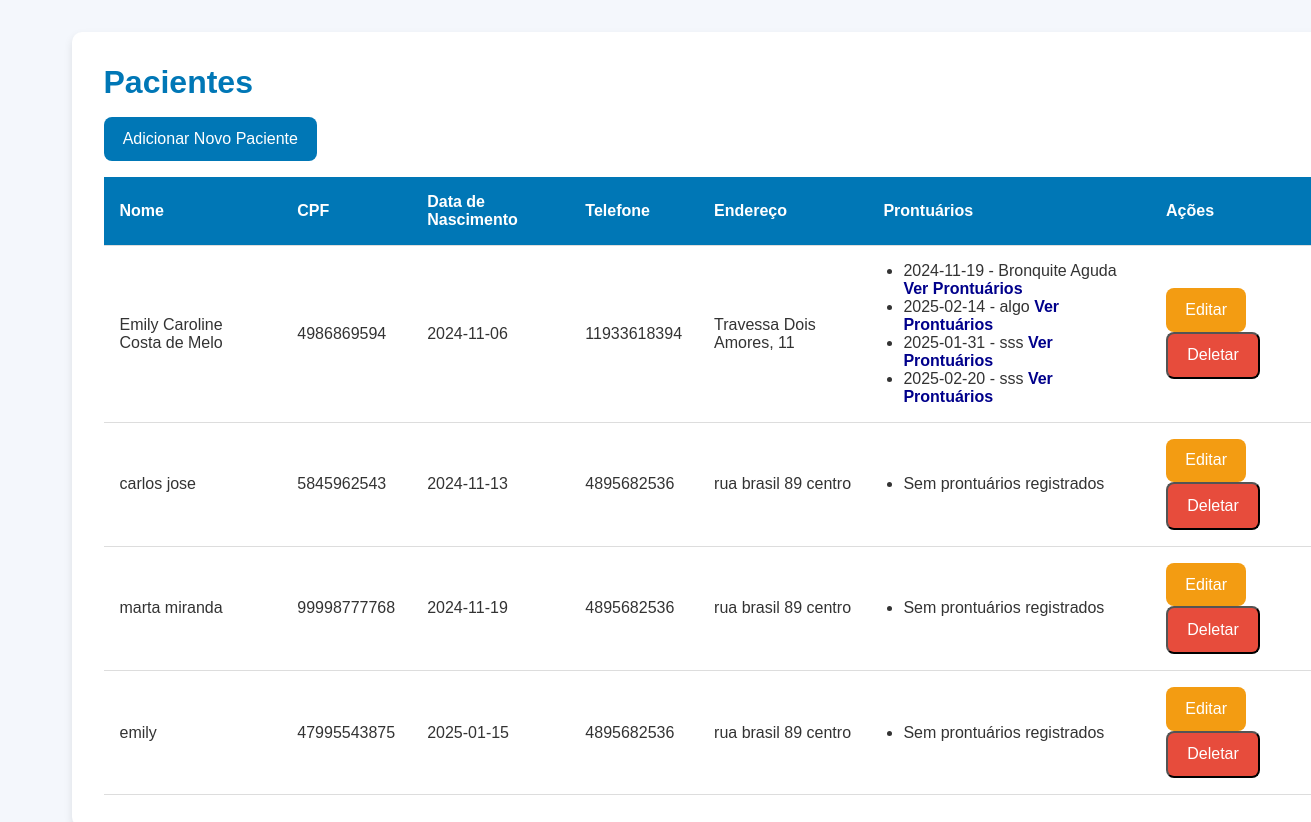
/pacientes/, run on an earlier commit of the app's database.
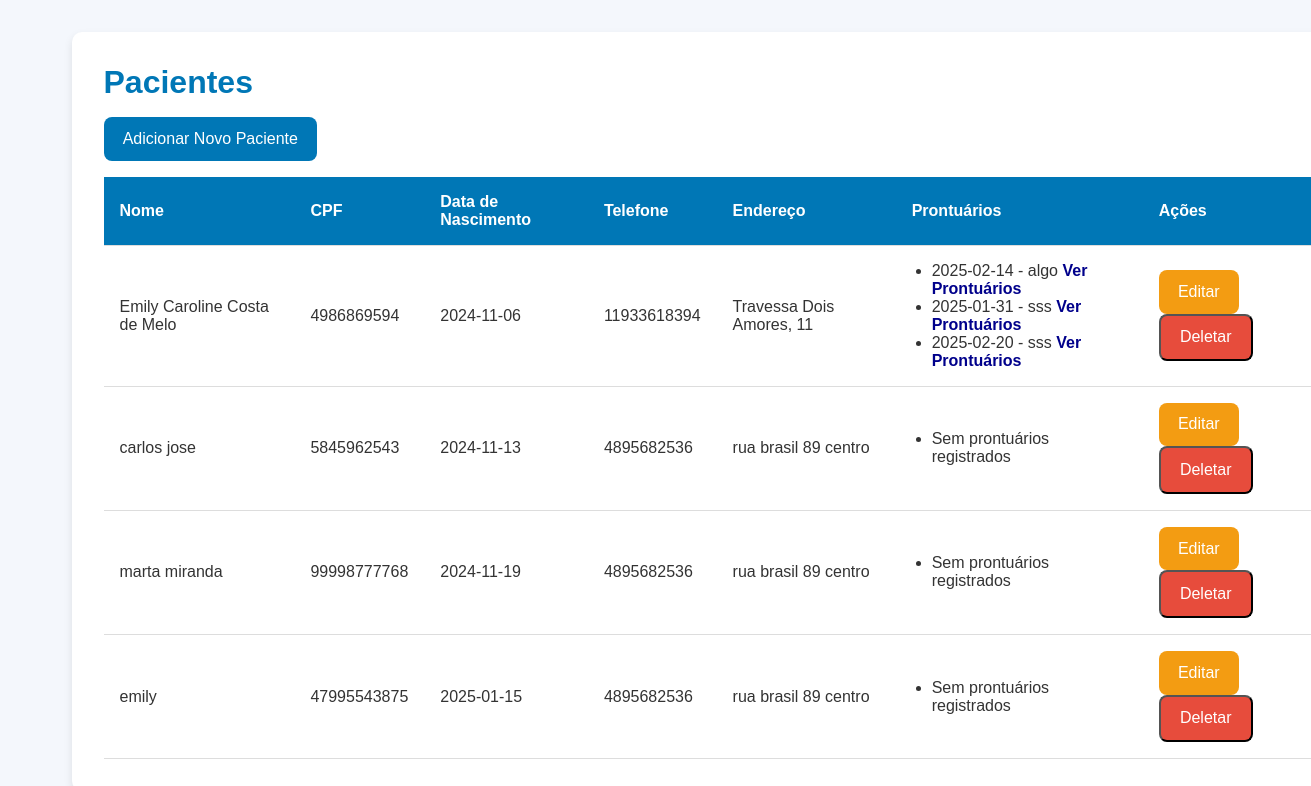
And on a later commit of the database.
### models.py (models this page shows)
class Paciente(db.Model):
    id = db.Column(db.Integer, primary_key=True)
    nome = db.Column(db.String(120), nullable=False)
    cpf = db.Column(db.String(11), unique=True, nullable=False)
    telefone = db.Column(db.String(15))
    endereco = db.Column(db.String(255))
    data_nascimento = db.Column(db.Date, nullable=False)
    prontuarios = db.relationship('Prontuario', backref='paciente_relacao', lazy=True)
    consultas = db.relationship('Consulta', backref='paciente_relacao', lazy=True)
    agendamentos = db.relationship('Agendamento', backref='paciente_relacao', lazy=True)

class Prontuario(db.Model):
    id = db.Column(db.Integer, primary_key=True)
    data = db.Column(db.Date, nullable=False)
    diagnostico = db.Column(db.String(255))
    prescricoes = db.Column(db.String(255))
    paciente_id = db.Column(db.Integer, db.ForeignKey('paciente.id'), nullable=False)
    paciente = db.relationship('Paciente', backref='prontuarios_relacao')

### controllers/paciente_controller.py (the view)
@paciente_bp.route('/')
def listar_pacientes():
    pacientes = Paciente.query.all()
    return render_template('listar_pacientes.html', pacientes=pacientes)

### templates/listar_pacientes.html (shortened to what this page needs)
<!DOCTYPE html>
<html lang="pt-BR">
<head>
    <link rel="stylesheet" href="{{ url_for('static', filename='css/lista_paciente.css') }}">
</head>
<body>
    <div class="page-container">
        <div class="list-container">
            <h1>Pacientes</h1>
            <a href="{{ url_for('paciente.adicionar_paciente') }}" class="btn btn-primary">Adicionar Novo Paciente</a>
            <div class="table-responsive">
                <table class="patient-table">
                    <thead>
                        <tr>
                            <th>Nome</th>
                            <th>CPF</th>
                            <th>Data de Nascimento</th>
                            <th>Telefone</th>
                            <th>Endereço</th>
                            <th>Prontuários</th>
                            <th>Ações</th>
                        </tr>
                    </thead>
                    <tbody>
                        {% for paciente in pacientes %}
                            <tr>
                                <td>{{ paciente.nome }}</td>
                                <td>{{ paciente.cpf }}</td>
                                <td>{{ paciente.data_nascimento }}</td>
                                <td>{{ paciente.telefone }}</td>
                                <td>{{ paciente.endereco }}</td>
                                <td>
                                    <ul>
                                        {% for prontuario in paciente.prontuarios %}
                                            <li>
                                                {{ prontuario.data }} - {{ prontuario.diagnostico }}
                                                <a href="{{ url_for('prontuario.listar_prontuarios', paciente_id=paciente.id) }}" class="ver-prontuarios-link">Ver Prontuários</a>
                                            </li>
                                        {% else %}
                                            <li>Sem prontuários registrados</li>
                                        {% endfor %}
                                    </ul>
                                </td>
                                <td>
                                    <a href="{{ url_for('paciente.atualizar_paciente', id=paciente.id) }}" class="btn btn-warning">Editar</a>
                                    <form action="{{ url_for('paciente.deletar_paciente', id=paciente.id) }}" method="post" style="display:inline;" onsubmit="return confirm('Tem certeza que deseja deletar este paciente?');">
                                        <button type="submit" class="btn btn-danger">Deletar</button>
                                    </form>
                                </td>
                            </tr>
                        {% endfor %}
                    </tbody>
                </table>
            </div>
        </div>
    </div>
</body>
</html>

What changed in the data, as far as the page shows it:
removed Prontuario: data "2024-11-19", diagnostico "Bronquite Aguda", shown under Paciente "Emily Caroline Costa de Melo"
